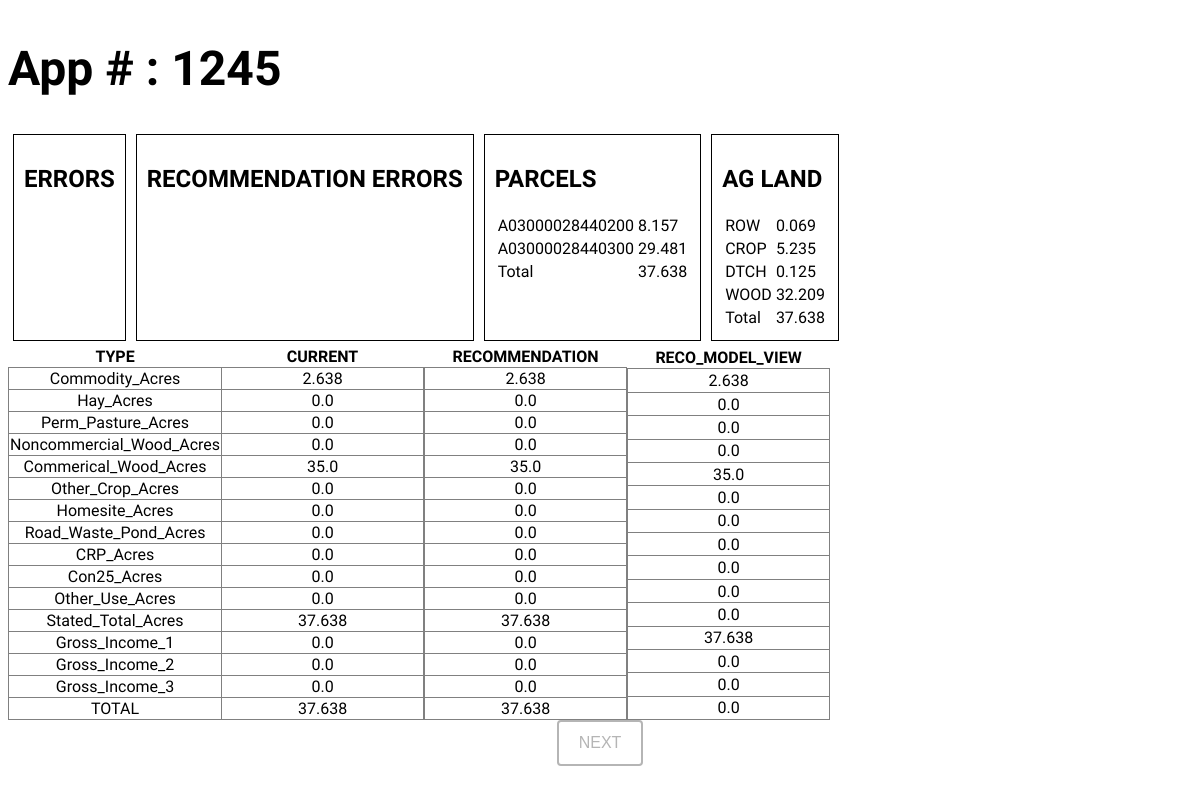
Page /1245 on the committed database.
### models.py (models this page shows)
class AG_LAND(db.Model):
    id = db.Column(
        type_=db.Integer,
        primary_key=True,
    )
    PARID = db.Column(
        type_=db.String(30),
    )
    AGAPPL = db.Column(
        type_=db.String(30),
    )
    PARCEL_ACREAGE = db.Column(
        type_=db.Float(3),
    )
    LAND_USE_TYPE = db.Column(
        type_=db.String(30),
    )
    LAND_USE_ACRES = db.Column(
        type_=db.Float(3),
    )

class CAUVApp(db.Model):
    id = db.Column(
        type_=db.Integer,
        primary_key=True,
    )
    AG_APP = db.Column(
        type_=db.String(30),
        nullable=False
    )
    Commodity_Acres = db.Column(
        type_=db.Float(3),
    )
    Hay_Acres = db.Column(
        type_=db.Float(3),
    )
    Perm_Pasture_Acres = db.Column(
        type_=db.Float(3),
    )
    Noncommercial_Wood_Acres = db.Column(
        type_=db.Float(3),
    )
    Commerical_Wood_Acres = db.Column(
        type_=db.Float(3),
    )
    Other_Crop_Acres = db.Column(
        type_=db.Float(3),
    )
    Homesite_Acres = db.Column(
        type_=db.Float(3),
    )
    Road_Waste_Pond_Acres = db.Column(
        type_=db.Float(3),
    )
    CRP_Acres = db.Column(
        type_=db.Float(3),
    )
    Con25_Acres = db.Column(
        type_=db.Float(3),
    )
    Other_Use_Acres = db.Column(
        type_=db.Float(3),
    )
    Stated_Total_Acres = db.Column(
        type_=db.Float(3),
        nullable=False,
    )
    Gross_Income_1 = db.Column(
        type_=db.Float(2),
    )
    Gross_Income_2 = db.Column(
        type_=db.Float(2),
    )
    Gross_Income_3 = db.Column(
        type_=db.Float(2),
    )

class RECOMMENDED_CAUVApp(db.Model):
    id = db.Column(
        type_=db.Integer,
        primary_key=True,
    )
    AG_APP = db.Column(
        type_=db.String(30),
        nullable=False
    )
    Commodity_Acres = db.Column(
        type_=db.Float(3),
    )
    Hay_Acres = db.Column(
        type_=db.Float(3),
    )
    Perm_Pasture_Acres = db.Column(
        type_=db.Float(3),
    )
    Noncommercial_Wood_Acres = db.Column(
        type_=db.Float(3),
    )
    Commerical_Wood_Acres = db.Column(
        type_=db.Float(3),
    )
    Other_Crop_Acres = db.Column(
        type_=db.Float(3),
    )
    Homesite_Acres = db.Column(
        type_=db.Float(3),
    )
    Road_Waste_Pond_Acres = db.Column(
        type_=db.Float(3),
    )
    CRP_Acres = db.Column(
        type_=db.Float(3),
    )
    Con25_Acres = db.Column(
        type_=db.Float(3),
    )
    Other_Use_Acres = db.Column(
        type_=db.Float(3),
    )
    Stated_Total_Acres = db.Column(
        type_=db.Float(3),
        nullable=False,
    )
    Gross_Income_1 = db.Column(
        type_=db.Float(2),
    )
    Gross_Income_2 = db.Column(
        type_=db.Float(2),
    )
    Gross_Income_3 = db.Column(
        type_=db.Float(2),
    )

### routes.py (the view)
@app.route('/<int:id>', methods = ['POST', 'GET'])
def base(id):
    next_id = id + 1
    if request.method == "POST":
        return redirect('/' + str(next_id))
    else:
        app_select = CAUVApp.query.filter(CAUVApp.AG_APP == id).first()
        if app_select is None:
            return redirect('/' + str(next_id))
        else:
            current = current_app(app_select)
            current_sum = current_app_sum(app_select)
            AG_LAND_parcels = parcel_view(id)
            AG_LAND_parcel_sum = parcel_sum(AG_LAND_parcels)
            AG_LAND_land = land_view(id)
            AG_LAND_land_sum = land_sum(AG_LAND_land)
            errors_compiled = compiled_errors(
                app_select=app_select,
                parcel_sum=AG_LAND_parcel_sum,
                AG_LAND_land=AG_LAND_land,
                current_sum=current_sum,
            )
            app_recommendation = recommendation(
                app_select=app_select,
                AG_LAND_parcel=AG_LAND_parcels,
                AG_LAND_land=AG_LAND_land,
                errors=errors_compiled,
            )
            app_recommendation_sum = recommendation_sum(app_recommendation)
            recom_app_select = RECOMMENDED_CAUVApp.query.filter(RECOMMENDED_CAUVApp.AG_APP == id).first()
            recommendation_errors = compiled_errors(
                app_select=recom_app_select,
                parcel_sum=AG_LAND_parcel_sum,
                AG_LAND_land=AG_LAND_land,
                current_sum=app_recommendation_sum,
            )
            recommended = current_app(recom_app_select)
            return render_template(
                'index.html',
                appNum=id,
                errors=errors_compiled,
                current=current,
                current_sum=current_sum,
                AG_LAND_parcels=AG_LAND_parcels,
                AG_LAND_parcel_sum=AG_LAND_parcel_sum,
                AG_LAND_land=AG_LAND_land,
                AG_LAND_land_sum=AG_LAND_land_sum,
                recommendation=app_recommendation,
                recommendation_sum=app_recommendation_sum,
                recommendation_errors=recommendation_errors,
                recommended=recommended,
            )

### AG_LAND.py (called while the page is built)
def parcel_view(app_num):
    parcels= []
    parcels_dict_list = []
    app_select = AG_LAND.query.filter(AG_LAND.AGAPPL == app_num).all()
    for row in app_select:
        if row.PARID in parcels:
            continue
        else:
            parcels.append(row.PARID)
    for parcel in parcels:
        parcels_dict ={
        "PARID": None,
        "PARCEL_ACREAGE": None,
        }
        parcels_dict['PARID'] = parcel
        parcel_query = AG_LAND.query.filter(
            AG_LAND.AGAPPL == app_num,
            AG_LAND.PARID == parcel
        ).first()
        parcels_dict['PARCEL_ACREAGE'] = round(parcel_query.PARCEL_ACREAGE,3)
        parcels_dict_list.append(parcels_dict)
    return parcels_dict_list

def parcel_sum(parcels_dict_list):
    parcels_sum = []
    for each in parcels_dict_list:
        parcels_sum.append(each['PARCEL_ACREAGE'])
    total_acres = round(sum(parcels_sum),3)
    return total_acres

def land_view(app_num):
    app_select = AG_LAND.query.filter(AG_LAND.AGAPPL == app_num).all()
    land = []
    land_dict_list = []
    for row in app_select:
        if row.LAND_USE_TYPE in land:
            continue
        else:
            land.append(row.LAND_USE_TYPE)
    for type in land:
        land_dict = {
        "LAND_USE_TYPE": None,
        "LAND_USE_ACRES": None,
        }
        land_dict['LAND_USE_TYPE'] = type
        land_query = AG_LAND.query.filter(
            AG_LAND.AGAPPL == app_num,
            AG_LAND.LAND_USE_TYPE == type
        ).all()
        land_type_sum = []
        for each in land_query:
            land_type_sum.append(each.LAND_USE_ACRES)
        land_dict['LAND_USE_ACRES'] = round(sum(land_type_sum),3)
        land_dict_list.append(land_dict)
    return land_dict_list

def land_sum(land_dict_list):
    land_sum = []
    for each in land_dict_list:
        land_sum.append(each['LAND_USE_ACRES'])
    total_acres = round(sum(land_sum),3)
    return total_acres

### CURRENT.py (called while the page is built)
def current_app_sum(app_select):
    app_sum = [
        app_select.Commodity_Acres,
        app_select.Hay_Acres,
        app_select.Perm_Pasture_Acres,
        app_select.Noncommercial_Wood_Acres,
        app_select.Commerical_Wood_Acres,
        app_select.Other_Crop_Acres,
        app_select.Homesite_Acres,
        app_select.Road_Waste_Pond_Acres,
        app_select.CRP_Acres,
        app_select.Con25_Acres,
        app_select.Other_Use_Acres,
    ]
    return round(sum(app_sum),3)

### templates/index.html (shortened to what this page needs)
{% extends 'base.html' %}
{% block body %}
<div class="APPNUM">
  <h1>
  App # : {{ appNum }}
  </h1>
</div>
<div class="GENERAL_INFO">
  <div class="GENERAL_INFO_ITEM">
    <h2>ERRORS</h2>
  </div>
  <div class="GENERAL_INFO_ITEM">
    <h2>RECOMMENDATION ERRORS</h2>
  </div>
  <div class="GENERAL_INFO_ITEM">
    <h2>PARCELS</h2>
    <table>
      {% for each in AG_LAND_parcels %}
      <tr>
        <td>
          {{ each['PARID'] }}
        </td>
        <td>
          {{ each["PARCEL_ACREAGE"]}}
        </td>
      </tr>
      {% endfor %}
      <tr>
        <td>
          Total
        </td>
        <td>
          {{AG_LAND_parcel_sum}}
        </td>
      </tr>
    </table>
  </div>
  <div class="GENERAL_INFO_ITEM">
    <h2>AG LAND</h2>
    <table>
      {% for each in AG_LAND_land %}
      <tr>
        <td>
          {{ each['LAND_USE_TYPE'] }}
        </td>
        <td>
          {{ each['LAND_USE_ACRES'] }}
        </td>
      </tr>
      {% endfor %}
      <tr>
        <td>
          Total
        </td>
        <td>
          {{AG_LAND_land_sum}}
        </td>
      </tr>
    </table>
  </div>
</div>
<div class="APP">
  <table>
    <tr>
      <th>TYPE</th>
      <th>CURRENT</th>
    </tr>
    {% for each in current['APP_VALUES'] %}
      <tr>
        <td>
          {{ each }}
        </td>
        <td>
          {{ current['APP_VALUES'][each] }}
        </td>
      </tr>
    {% endfor %}
    <tr>
      <td>TOTAL</td>
      <td>
        {{ current_sum }}
      </td>
    </tr>
  </table>
  <table>
    <tr>
      <th>RECOMMENDATION</th>
    </tr>
    {% for each in recommendation %}
    <tr>
      <td>
          {{ recommendation[each] }}
      </td>
    </tr>
    {% endfor %}
    <tr>
      <td>
        {{ recommendation_sum }}
      </td>
    </tr>
  </table>
  <table>
    <tr>
      <th>RECO_MODEL_VIEW</th>
    </tr>
    {% for each in recommended['APP_VALUES'] %}
    <tr>
      <td>
          {{ recommended['APP_VALUES'][each] }}
      </td>
    </tr>
    {% endfor %}
  </table>
</div>
<form method="post">
  <input type="submit" id="submit" name="submit" value="NEXT">
</form>
{% endblock %}

### static/css/main.css (style rules this page uses)
body { font-family: 'Oxygen', sans-serif; font-size: 16px; text-align: center; display: flex; flex-direction: column; justify-content: center; }
.APPNUM { font-size: 24px; text-align: left; }
.GENERAL_INFO { display: flex; text-align: left; flex-direction: row; }
.GENERAL_INFO_ITEM { padding: 10px; border: solid 1px black; margin: 5px; }
.APP { display: flex; flex-direction: row; }
.APP table { border-collapse: collapse; padding: 5px; }
.APP td { border: solid 1px gray; }
.APP th { width: 200px; }
#submit { color: hsla(0, 0%, 71%, 1); font-size: 16px; background-color: hsla(0, 0%, 100%, 1); padding: 12px 20px; border: 2px solid hsla(0, 0%, 71%, 1); border-radius: 4px; }

### rows in the picture
AG_LAND: PARID "A03000028440200", PARCEL_ACREAGE "8.157", LAND_USE_TYPE "ROW", LAND_USE_ACRES "0.069"
AG_LAND: PARID "A03000028440300", PARCEL_ACREAGE "29.481"
AG_LAND: LAND_USE_TYPE "CROP", LAND_USE_ACRES "5.235"
AG_LAND: LAND_USE_TYPE "DTCH", LAND_USE_ACRES "0.125"
AG_LAND: LAND_USE_TYPE "WOOD", LAND_USE_ACRES "32.209"
CAUVApp: Commodity_Acres "2.638" "0.0" "0.0" "0.0" "35.0" "0.0" "0.0" "0.0" "0.0" "0.0" "0.0" "37.638" "0.0" "0.0" "0.0", Commodity_Acres "2.638" "0.0" "0.0" "0.0" "35.0" "0.0" "0.0" "0.0" "0.0" "0.0" "0.0" "37.638" "0.0" "0.0" "0.0"
RECOMMENDED_CAUVApp: Commodity_Acres "2.638" "0.0" "0.0" "0.0" "35.0" "0.0" "0.0" "0.0" "0.0" "0.0" "0.0" "37.638" "0.0" "0.0" "0.0"

### other values in the picture
{{ appNum }} "1245"
{{ AG_LAND_parcel_sum }} "37.638"
{{ AG_LAND_land_sum }} "37.638"
{{ each }} "Commodity_Acres" "Hay_Acres" "Perm_Pasture_Acres" "Noncommercial_Wood_Acres" "Commerical_Wood_Acres" "Other_Crop_Acres" "Homesite_Acres" "Road_Waste_Pond_Acres" "CRP_Acres" "Con25_Acres" "Other_Use_Acres" "Stated_Total_Acres" "Gross_Income_1" "Gross_Income_2" "Gross_Income_3"
{{ current_sum }} "37.638"
{{ recommendation_sum }} "37.638"
